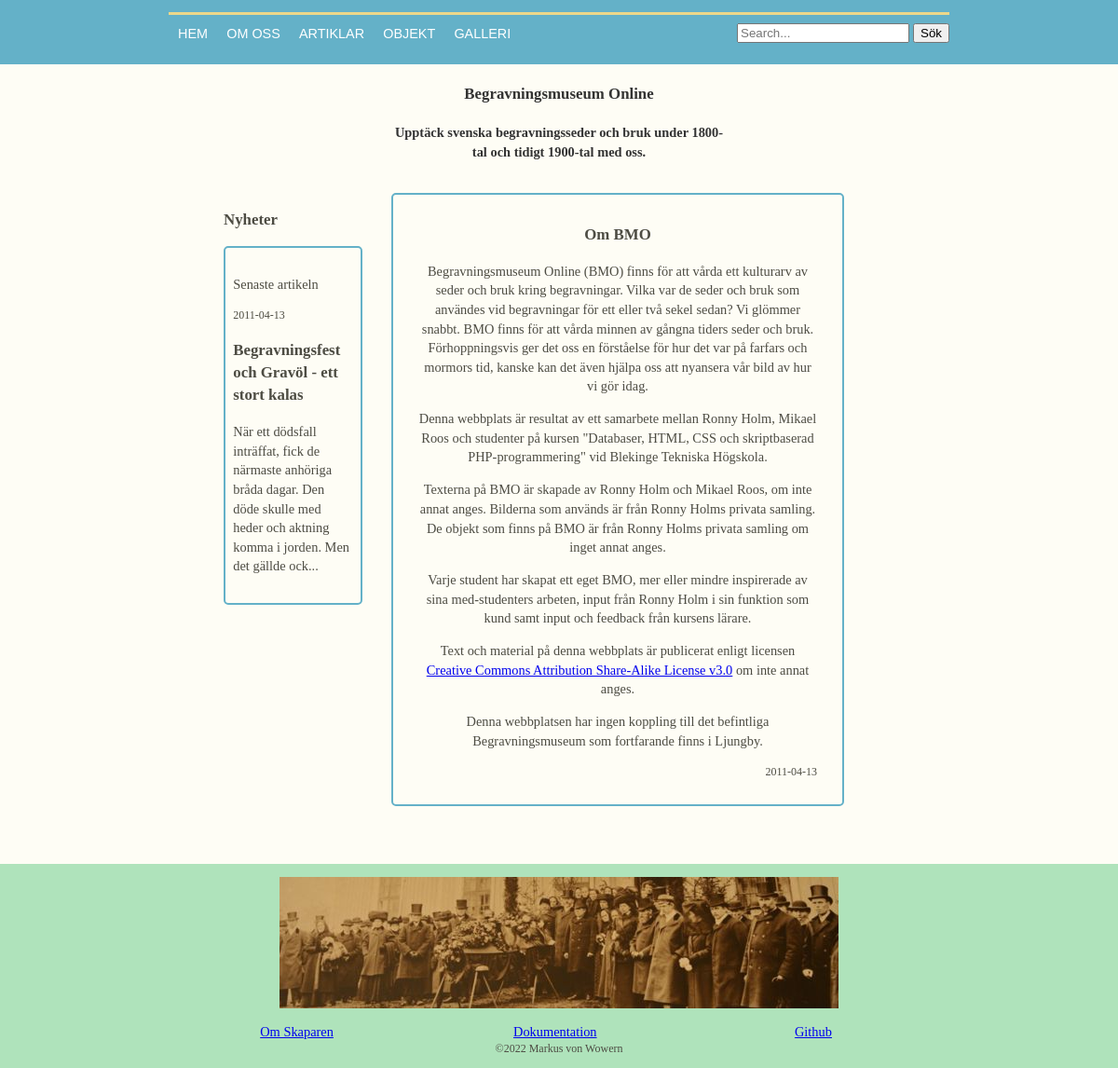
Screenshot of /public/about.php with the database file from the repository.
### tables this page shows
CREATE TABLE "Article" ("id" INTEGER PRIMARY KEY  AUTOINCREMENT  NOT NULL  UNIQUE , "category" TEXT, "title" TEXT, "content" TEXT, "author" TEXT, "pubdate" DATETIME NOT NULL  DEFAULT CURRENT_DATE);

### src/functions.php (called while the page is built, shortened)
<?php
function prepareExecuteFetchOne(string $sql, PDO $db, string $query)
{
    $stmt = $db->prepare($sql);
    $arg = ["$query"];
    $stmt->execute($arg);
    $res = $stmt->fetch();
    return $res;
}

### public/about.php (the view, shortened to what this page needs)
<?php
include('../view/header.php');
include('../view/side.php');
$articleid = 4;
$db = connectToDatabase(createDSN(getFilename("bmo.sqlite")));
$sql = <<<EOD
    SELECT
        *
    FROM Article
    WHERE
        id = ?
    ;
    EOD;
$res = prepareExecuteFetchOne($sql, $db, $articleid);
$articleTitle = $res["title"];
$articleContent = $res["content"];
$articleAuthor = $res["author"];
$articlePubdate = $res["pubdate"];
echo <<<EOD
<div class="content">
    <div class="content-box content-left text-center">
        <h3 class="content-title"> $articleTitle </h3>
        $articleContent
        <p class="text-small text-right"> $articleAuthor  $articlePubdate </p>
    </div>
</div>
EOD;
?>
<?php
include('../view/footer.php');

### view/side.php
<?php
$db = connectToDatabase(createDSN(getFilename("bmo.sqlite")));
$sql = <<<EOD
    SELECT
        *
    FROM
        article
    WHERE
        category = 'article'
    ORDER BY
        pubdate DESC
    LIMIT 1
    ;
    EOD;
$stmt = $db->prepare($sql);
$stmt->execute();
$res = $stmt->fetch();
$articleid = $res["id"];
$articleTitle = $res["title"];
$articleContent = substr($res["content"], 0, 150) . "...";
$articlePubdate = $res["pubdate"];
?>
<main>
    <div class="side-bar content-left">
        <h3> Nyheter </h3>
        <a class="block-link" href="article.php?articleid=<?= $articleid ?>">
            <div class="content-box text-wrap">
                <p> Senaste artikeln</p>
                <p class="text-small"><?= $articlePubdate ?>
                <h3><?= $articleTitle ?></h3>
                <p><?= $articleContent ?></p>
            </div>
        </a>
    </div>

### public/css/style.css (style rules this page uses)
body { display: flex; flex-direction: column; position: relative; color: #4d4c43; background-color: #fefdf5; padding-top: 4em; font-size: 0.9em; line-height: 1.42857143; margin: 0; display: block; min-height: 100vh; }
.text-center { text-align: center; }
.text-right { text-align: right; }
.text-small { font-size: smaller; }
.text-wrap { max-width: 100%; overflow-wrap: break-word; }
main { padding-left: 20%; padding-right: 20%; }
.side-bar { width: 23%; position: relative; }
.side-bar a { text-decoration: none; }
.content { float: right; width: 75%; }
.content-title { width: 100%; }
.content-box { box-sizing: border-box; width: 90%; border: 2px solid #64B1C8; border-radius: 5px; position: relative; padding-top: 1em; padding-bottom: 1em; padding-left: 5%; padding-right: 5%; margin-bottom: 1em; }
.content-left { float: left; }
.block-link { display: block; width: 100%; height: 100%; color: #4d4c43; }

### rows the page displays
article: pubdate "2011-04-13", title "Begravningsfest och Gravöl - ett stort kalas", content "När ett dödsfall inträffat, fick de närmaste anhöriga bråda dagar. Den döde skulle med heder och aktning komma i jorden. Men det gällde ock..."
article: title "Om BMO", content "Begravningsmuseum Online (BMO) finns för att vårda ett kulturarv av seder och bruk kring begravningar. Vilka var de seder och bruk som användes vid begravningar för ett eller två sekel sedan? Vi glömmer snabbt. BMO finns för att vårda minnen av gångna tiders seder och bruk. Förhoppningsvis ger det oss en förståelse för hur det var på farfars och mormors tid, kanske kan det även hjälpa oss att nyansera vår bild av hur vi gör idag. Denna webbplats är resultat av ett samarbete mellan Ronny Holm, Mikael Roos och studenter på kursen \"Databaser, HTML, CSS och skriptbaserad PHP-programmering\" vid Blekinge Tekniska Högskola. Texterna på BMO är skapade av Ronny Holm och Mikael Roos, om inte annat…", pubdate "2011-04-13"
